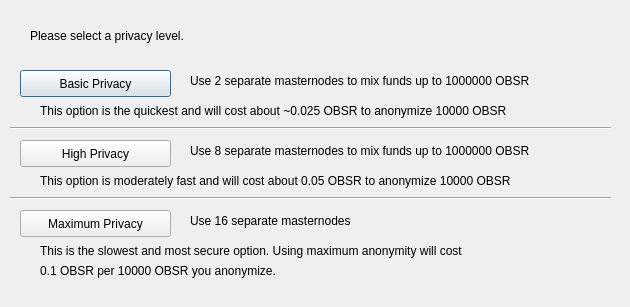
<?xml version="1.0" encoding="UTF-8"?>
<ui version="4.0">
 <class>ObfuscationConfig</class>
 <widget class="QDialog" name="ObfuscationConfig">
  <property name="geometry">
   <rect>
    <x>0</x>
    <y>0</y>
    <width>630</width>
    <height>307</height>
   </rect>
  </property>
  <property name="windowTitle">
   <string>Configure Obfuscation</string>
  </property>
  <widget class="QPushButton" name="buttonBasic">
   <property name="geometry">
    <rect>
     <x>20</x>
     <y>70</y>
     <width>151</width>
     <height>27</height>
    </rect>
   </property>
   <property name="text">
    <string>Basic Privacy</string>
   </property>
  </widget>
  <widget class="QPushButton" name="buttonHigh">
   <property name="geometry">
    <rect>
     <x>20</x>
     <y>140</y>
     <width>151</width>
     <height>27</height>
    </rect>
   </property>
   <property name="text">
    <string>High Privacy</string>
   </property>
  </widget>
  <widget class="QPushButton" name="buttonMax">
   <property name="geometry">
    <rect>
     <x>20</x>
     <y>210</y>
     <width>151</width>
     <height>27</height>
    </rect>
   </property>
   <property name="text">
    <string>Maximum Privacy</string>
   </property>
  </widget>
  <widget class="QLabel" name="label">
   <property name="geometry">
    <rect>
     <x>30</x>
     <y>20</y>
     <width>571</width>
     <height>31</height>
    </rect>
   </property>
   <property name="text">
    <string>Please select a privacy level.</string>
   </property>
  </widget>
  <widget class="QLabel" name="label_2">
   <property name="geometry">
    <rect>
     <x>190</x>
     <y>70</y>
     <width>421</width>
     <height>21</height>
    </rect>
   </property>
   <property name="text">
    <string>Use 2 separate masternodes to mix funds up to 1000000 OBSR</string>
   </property>
  </widget>
  <widget class="QLabel" name="label_3">
   <property name="geometry">
    <rect>
     <x>190</x>
     <y>140</y>
     <width>411</width>
     <height>21</height>
    </rect>
   </property>
   <property name="text">
    <string>Use 8 separate masternodes to mix funds up to 1000000 OBSR</string>
   </property>
  </widget>
  <widget class="QLabel" name="label_4">
   <property name="geometry">
    <rect>
     <x>190</x>
     <y>210</y>
     <width>421</width>
     <height>21</height>
    </rect>
   </property>
   <property name="text">
    <string>Use 16 separate masternodes</string>
   </property>
  </widget>
  <widget class="QLabel" name="label_6">
   <property name="geometry">
    <rect>
     <x>40</x>
     <y>100</y>
     <width>561</width>
     <height>21</height>
    </rect>
   </property>
   <property name="text">
    <string>This option is the quickest and will cost about ~0.025 OBSR to anonymize 10000 OBSR</string>
   </property>
  </widget>
  <widget class="QLabel" name="label_7">
   <property name="geometry">
    <rect>
     <x>40</x>
     <y>170</y>
     <width>561</width>
     <height>21</height>
    </rect>
   </property>
   <property name="text">
    <string>This option is moderately fast and will cost about 0.05 OBSR to anonymize 10000 OBSR</string>
   </property>
  </widget>
  <widget class="QLabel" name="label_8">
   <property name="geometry">
    <rect>
     <x>40</x>
     <y>240</y>
     <width>561</width>
     <height>21</height>
    </rect>
   </property>
   <property name="text">
    <string>This is the slowest and most secure option. Using maximum anonymity will cost</string>
   </property>
  </widget>
  <widget class="QLabel" name="label_9">
   <property name="geometry">
    <rect>
     <x>40</x>
     <y>260</y>
     <width>561</width>
     <height>21</height>
    </rect>
   </property>
   <property name="text">
    <string>0.1 OBSR per 10000 OBSR you anonymize.</string>
   </property>
  </widget>
  <widget class="Line" name="line">
   <property name="geometry">
    <rect>
     <x>10</x>
     <y>120</y>
     <width>601</width>
     <height>16</height>
    </rect>
   </property>
   <property name="orientation">
    <enum>Qt::Horizontal</enum>
   </property>
  </widget>
  <widget class="Line" name="line_2">
   <property name="geometry">
    <rect>
     <x>10</x>
     <y>190</y>
     <width>601</width>
     <height>16</height>
    </rect>
   </property>
   <property name="orientation">
    <enum>Qt::Horizontal</enum>
   </property>
  </widget>
 </widget>
 <resources/>
 <connections/>
</ui>
